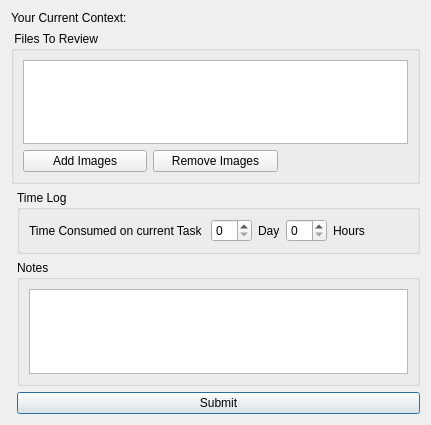
<?xml version="1.0" encoding="UTF-8"?>
<ui version="4.0">
 <class>Dialog</class>
 <widget class="QDialog" name="Dialog">
  <property name="geometry">
   <rect>
    <x>0</x>
    <y>0</y>
    <width>431</width>
    <height>425</height>
   </rect>
  </property>
  <property name="windowTitle">
   <string>The Current Sgtk Environment</string>
  </property>
  <layout class="QGridLayout" name="gridLayout_3">
   <item row="0" column="0" colspan="2">
    <widget class="QLabel" name="context">
     <property name="sizePolicy">
      <sizepolicy hsizetype="Expanding" vsizetype="Expanding">
       <horstretch>0</horstretch>
       <verstretch>0</verstretch>
      </sizepolicy>
     </property>
     <property name="text">
      <string>Your Current Context: </string>
     </property>
     <property name="alignment">
      <set>Qt::AlignLeading|Qt::AlignLeft|Qt::AlignVCenter</set>
     </property>
    </widget>
   </item>
   <item row="4" column="1">
    <widget class="QPushButton" name="pb_submit">
     <property name="text">
      <string>Submit</string>
     </property>
    </widget>
   </item>
   <item row="3" column="1">
    <widget class="QGroupBox" name="groupBox_2">
     <property name="title">
      <string>Notes</string>
     </property>
     <layout class="QGridLayout" name="gridLayout_2">
      <item row="1" column="0">
       <widget class="QTextEdit" name="te_notes"/>
      </item>
     </layout>
    </widget>
   </item>
   <item row="1" column="0" colspan="2">
    <widget class="QGroupBox" name="groupBox">
     <property name="title">
      <string> Files To Review</string>
     </property>
     <layout class="QGridLayout" name="gridLayout">
      <item row="2" column="0" colspan="3">
       <widget class="QListWidget" name="lw_FileList"/>
      </item>
      <item row="3" column="0">
       <widget class="QPushButton" name="pb_loadFiles">
        <property name="text">
         <string>Add Images</string>
        </property>
       </widget>
      </item>
      <item row="3" column="1">
       <widget class="QPushButton" name="pb_delFiles">
        <property name="text">
         <string>Remove Images</string>
        </property>
       </widget>
      </item>
     </layout>
    </widget>
   </item>
   <item row="2" column="1">
    <widget class="QGroupBox" name="groupBox_3">
     <property name="title">
      <string>Time Log</string>
     </property>
     <layout class="QGridLayout" name="gridLayout_4">
      <item row="0" column="0">
       <layout class="QHBoxLayout" name="horizontalLayout">
        <item>
         <widget class="QLabel" name="label_3">
          <property name="text">
           <string>Time Consumed on current Task </string>
          </property>
         </widget>
        </item>
        <item>
         <widget class="QSpinBox" name="spB_day"/>
        </item>
        <item>
         <widget class="QLabel" name="label">
          <property name="text">
           <string>Day</string>
          </property>
         </widget>
        </item>
        <item>
         <widget class="QSpinBox" name="spB_hrs"/>
        </item>
        <item>
         <widget class="QLabel" name="label_2">
          <property name="text">
           <string>Hours</string>
          </property>
         </widget>
        </item>
        <item>
         <spacer name="horizontalSpacer">
          <property name="orientation">
           <enum>Qt::Horizontal</enum>
          </property>
          <property name="sizeHint" stdset="0">
           <size>
            <width>40</width>
            <height>20</height>
           </size>
          </property>
         </spacer>
        </item>
       </layout>
      </item>
     </layout>
    </widget>
   </item>
  </layout>
  <zorder>groupBox_2</zorder>
  <zorder>groupBox</zorder>
  <zorder>context</zorder>
  <zorder>pb_submit</zorder>
  <zorder>groupBox_3</zorder>
 </widget>
 <resources>
  <include location="resources.qrc"/>
 </resources>
 <connections/>
</ui>
